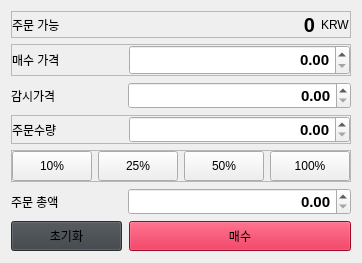
               <widget class="QWidget" name="page">
                <layout class="QVBoxLayout" name="verticalLayout_8">
                 <item>
                  <widget class="QFrame" name="frame_26">
                   <property name="frameShape">
                    <enum>QFrame::StyledPanel</enum>
                   </property>
                   <property name="frameShadow">
                    <enum>QFrame::Raised</enum>
                   </property>
                   <layout class="QHBoxLayout" name="horizontalLayout_36" stretch="0,2,0">
                    <property name="leftMargin">
                     <number>0</number>
                    </property>
                    <property name="topMargin">
                     <number>1</number>
                    </property>
                    <property name="rightMargin">
                     <number>0</number>
                    </property>
                    <property name="bottomMargin">
                     <number>0</number>
                    </property>
                    <item>
                     <widget class="QLabel" name="label_36">
                      <property name="layoutDirection">
                       <enum>Qt::LeftToRight</enum>
                      </property>
                      <property name="styleSheet">
                       <string notr="true"/>
                      </property>
                      <property name="text">
                       <string>주문 가능</string>
                      </property>
                     </widget>
                    </item>
                    <item>
                     <widget class="QLabel" name="buy_orderable_3">
                      <property name="font">
                       <font>
                        <pointsize>15</pointsize>
                        <weight>75</weight>
                        <bold>true</bold>
                       </font>
                      </property>
                      <property name="text">
                       <string>0</string>
                      </property>
                      <property name="alignment">
                       <set>Qt::AlignRight|Qt::AlignTrailing|Qt::AlignVCenter</set>
                      </property>
                     </widget>
                    </item>
                    <item>
                     <widget class="QLabel" name="label_37">
                      <property name="layoutDirection">
                       <enum>Qt::LeftToRight</enum>
                      </property>
                      <property name="text">
                       <string>KRW</string>
                      </property>
                      <property name="alignment">
                       <set>Qt::AlignLeading|Qt::AlignLeft|Qt::AlignVCenter</set>
                      </property>
                     </widget>
                    </item>
                   </layout>
                  </widget>
                 </item>
                 <item>
                  <widget class="QFrame" name="frame_27">
                   <property name="frameShape">
                    <enum>QFrame::StyledPanel</enum>
                   </property>
                   <property name="frameShadow">
                    <enum>QFrame::Raised</enum>
                   </property>
                   <layout class="QHBoxLayout" name="horizontalLayout_37" stretch="1,2">
                    <property name="leftMargin">
                     <number>0</number>
                    </property>
                    <property name="topMargin">
                     <number>0</number>
                    </property>
                    <property name="rightMargin">
                     <number>0</number>
                    </property>
                    <property name="bottomMargin">
                     <number>0</number>
                    </property>
                    <item>
                     <widget class="QLabel" name="label_38">
                      <property name="text">
                       <string>매수 가격</string>
                      </property>
                     </widget>
                    </item>
                    <item>
                     <widget class="QDoubleSpinBox" name="buy_price_3">
                      <property name="minimumSize">
                       <size>
                        <width>34</width>
                        <height>30</height>
                       </size>
                      </property>
                      <property name="font">
                       <font>
                        <pointsize>11</pointsize>
                        <weight>75</weight>
                        <bold>true</bold>
                       </font>
                      </property>
                      <property name="alignment">
                       <set>Qt::AlignRight|Qt::AlignTrailing|Qt::AlignVCenter</set>
                      </property>
                      <property name="showGroupSeparator" stdset="0">
                       <bool>true</bool>
                      </property>
                      <property name="maximum">
                       <double>1000000000000000.000000000000000</double>
                      </property>
                     </widget>
                    </item>
                   </layout>
                  </widget>
                 </item>
                 <item>
                  <widget class="QFrame" name="horizontalFrame">
                   <layout class="QHBoxLayout" name="horizontalLayout_3" stretch="1,2">
                    <property name="leftMargin">
                     <number>0</number>
                    </property>
                    <property name="topMargin">
                     <number>0</number>
                    </property>
                    <property name="rightMargin">
                     <number>0</number>
                    </property>
                    <property name="bottomMargin">
                     <number>0</number>
                    </property>
                    <item>
                     <widget class="QLabel" name="label_3">
                      <property name="text">
                       <string>감시가격</string>
                      </property>
                     </widget>
                    </item>
                    <item>
                     <widget class="QDoubleSpinBox" name="buy_monitor_price_3">
                      <property name="maximumSize">
                       <size>
                        <width>16777215</width>
                        <height>30</height>
                       </size>
                      </property>
                      <property name="font">
                       <font>
                        <pointsize>11</pointsize>
                        <weight>75</weight>
                        <bold>true</bold>
                       </font>
                      </property>
                      <property name="alignment">
                       <set>Qt::AlignRight|Qt::AlignTrailing|Qt::AlignVCenter</set>
                      </property>
                      <property name="showGroupSeparator" stdset="0">
                       <bool>true</bool>
                      </property>
                      <property name="maximum">
                       <double>1000000000000000.000000000000000</double>
                      </property>
                     </widget>
                    </item>
                   </layout>
                  </widget>
                 </item>
                 <item>
                  <widget class="QFrame" name="frame_25">
                   <property name="frameShape">
                    <enum>QFrame::StyledPanel</enum>
                   </property>
                   <property name="frameShadow">
                    <enum>QFrame::Raised</enum>
                   </property>
                   <layout class="QHBoxLayout" name="horizontalLayout_6" stretch="1,2">
                    <property name="leftMargin">
                     <number>0</number>
                    </property>
                    <property name="topMargin">
                     <number>0</number>
                    </property>
                    <property name="rightMargin">
                     <number>0</number>
                    </property>
                    <property name="bottomMargin">
                     <number>0</number>
                    </property>
                    <item>
                     <widget class="QLabel" name="label_35">
                      <property name="text">
                       <string>주문수량</string>
                      </property>
                     </widget>
                    </item>
                    <item>
                     <widget class="QDoubleSpinBox" name="buy_volume_3">
                      <property name="maximumSize">
                       <size>
                        <width>16777215</width>
                        <height>30</height>
                       </size>
                      </property>
                      <property name="font">
                       <font>
                        <pointsize>11</pointsize>
                        <weight>75</weight>
                        <bold>true</bold>
                       </font>
                      </property>
                      <property name="alignment">
                       <set>Qt::AlignRight|Qt::AlignTrailing|Qt::AlignVCenter</set>
                      </property>
                      <property name="showGroupSeparator" stdset="0">
                       <bool>true</bool>
                      </property>
                      <property name="maximum">
                       <double>1000000000000000.000000000000000</double>
                      </property>
                     </widget>
                    </item>
                   </layout>
                  </widget>
                 </item>
                 <item>
                  <widget class="QFrame" name="frame_24">
                   <property name="frameShape">
                    <enum>QFrame::StyledPanel</enum>
                   </property>
                   <property name="frameShadow">
                    <enum>QFrame::Raised</enum>
                   </property>
                   <layout class="QHBoxLayout" name="horizontalLayout_21">
                    <property name="leftMargin">
                     <number>0</number>
                    </property>
                    <property name="topMargin">
                     <number>0</number>
                    </property>
                    <property name="rightMargin">
                     <number>0</number>
                    </property>
                    <property name="bottomMargin">
                     <number>0</number>
                    </property>
                    <item>
                     <widget class="QPushButton" name="buy_ten_3">
                      <property name="minimumSize">
                       <size>
                        <width>0</width>
                        <height>30</height>
                       </size>
                      </property>
                      <property name="text">
                       <string>10%</string>
                      </property>
                     </widget>
                    </item>
                    <item>
                     <widget class="QPushButton" name="buy_twenty_fifth_3">
                      <property name="minimumSize">
                       <size>
                        <width>0</width>
                        <height>30</height>
                       </size>
                      </property>
                      <property name="text">
                       <string>25%</string>
                      </property>
                     </widget>
                    </item>
                    <item>
                     <widget class="QPushButton" name="buy_fifty_3">
                      <property name="minimumSize">
                       <size>
                        <width>0</width>
                        <height>30</height>
                       </size>
                      </property>
                      <property name="text">
                       <string>50%</string>
                      </property>
                     </widget>
                    </item>
                    <item>
                     <widget class="QPushButton" name="buy_hundred_3">
                      <property name="minimumSize">
                       <size>
                        <width>0</width>
                        <height>30</height>
                       </size>
                      </property>
                      <property name="text">
                       <string>100%</string>
                      </property>
                     </widget>
                    </item>
                   </layout>
                  </widget>
                 </item>
                 <item>
                  <widget class="QFrame" name="horizontalFrame_14">
                   <layout class="QHBoxLayout" name="horizontalLayout_7" stretch="1,2">
                    <property name="leftMargin">
                     <number>0</number>
                    </property>
                    <property name="topMargin">
                     <number>0</number>
                    </property>
                    <property name="rightMargin">
                     <number>0</number>
                    </property>
                    <property name="bottomMargin">
                     <number>0</number>
                    </property>
                    <item>
                     <widget class="QLabel" name="label_12">
                      <property name="text">
                       <string>주문 총액</string>
                      </property>
                     </widget>
                    </item>
                    <item>
                     <widget class="QDoubleSpinBox" name="buy_total_price_3">
                      <property name="maximumSize">
                       <size>
                        <width>16777215</width>
                        <height>30</height>
                       </size>
                      </property>
                      <property name="font">
                       <font>
                        <pointsize>11</pointsize>
                        <weight>75</weight>
                        <bold>true</bold>
                       </font>
                      </property>
                      <property name="alignment">
                       <set>Qt::AlignRight|Qt::AlignTrailing|Qt::AlignVCenter</set>
                      </property>
                      <property name="showGroupSeparator" stdset="0">
                       <bool>true</bool>
                      </property>
                      <property name="maximum">
                       <double>1000000000000000019884624838656.000000000000000</double>
                      </property>
                     </widget>
                    </item>
                   </layout>
                  </widget>
                 </item>
                 <item>
                  <widget class="QFrame" name="horizontalFrame_15">
                   <layout class="QHBoxLayout" name="horizontalLayout_35" stretch="1,2">
                    <property name="spacing">
                     <number>7</number>
                    </property>
                    <property name="leftMargin">
                     <number>0</number>
                    </property>
                    <property name="topMargin">
                     <number>0</number>
                    </property>
                    <property name="rightMargin">
                     <number>0</number>
                    </property>
                    <property name="bottomMargin">
                     <number>1</number>
                    </property>
                    <item>
                     <widget class="QPushButton" name="buy_reset_3">
                      <property name="minimumSize">
                       <size>
                        <width>0</width>
                        <height>30</height>
                       </size>
                      </property>
                      <property name="styleSheet">
                       <string notr="true">background-color: #3b4045;</string>
                      </property>
                      <property name="text">
                       <string>초기화</string>
                      </property>
                     </widget>
                    </item>
                    <item>
                     <widget class="QPushButton" name="buy_buy_btn_3">
                      <property name="minimumSize">
                       <size>
                        <width>0</width>
                        <height>30</height>
                       </size>
                      </property>
                      <property name="styleSheet">
                       <string notr="true">background-color: #d80e35;</string>
                      </property>
                      <property name="text">
                       <string>매수</string>
                      </property>
                     </widget>
                    </item>
                   </layout>
                  </widget>
                 </item>
                </layout>
               </widget>
